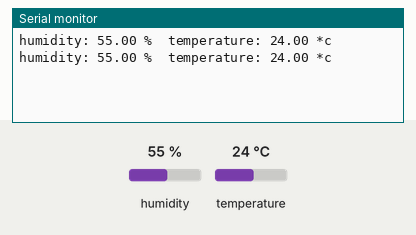
Simulated run of this sketch. Board: ESP32. Shown: the last lines printed to the serial monitor. The test bench sets the inputs (shaded band); at power-on: humidity 55 %, temperature 24 °C.

Above: at 4.8 s.
4.9 s: humidity set to 22 %
At 6.5 s:
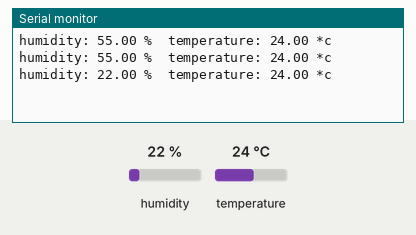
7.9 s: temperature set to 12 °C
At 8.9 s:
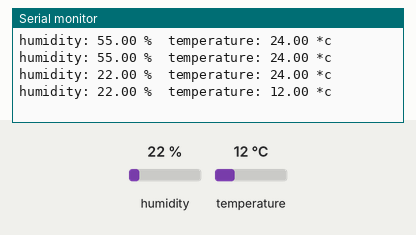
10.9 s: humidity set to 40 %
At 12.5 s:
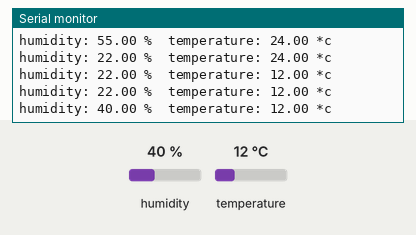
Timing chart, 0 to 14.0 s (numbered marks = the images above; inputs shaded):
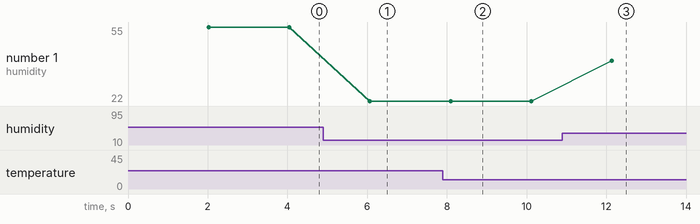

The sketch:

expt_1.ino
```cpp
#include "DHT.h"
#define DHTPIN 27
#define DHTTYPE 11
DHT dht(DHTPIN, DHTTYPE);
void setup() {
  // put your setup code here, to run once:
Serial.begin(115200);
dht.begin();
}
void loop()
{
  delay(2000);
  float humidity = dht.readHumidity();
  float temperature = dht.readTemperature();
  if (isnan(humidity) || isnan(temperature)){
    Serial.println("failed to read from DHT sensor!");
    return;
   }
Serial.print("humidity: ");
Serial.print(humidity);
Serial.print(" %\t");
Serial.print("temperature: ");
Serial.print(temperature);
Serial.println(" *c");
}
```

Measured:
- after the input at 4.9 s, the serial monitor: prints a new line after 1.2 s (image 1)
- after the input at 7.9 s, the serial monitor: prints a new line after 0.19 s (image 2)
- after the input at 10.9 s, the serial monitor: prints a new line after 1.2 s (image 3)
- plotted number 1: 55 → 22 after the input at 4.9 s, 22 → 40 after the input at 10.9 s
